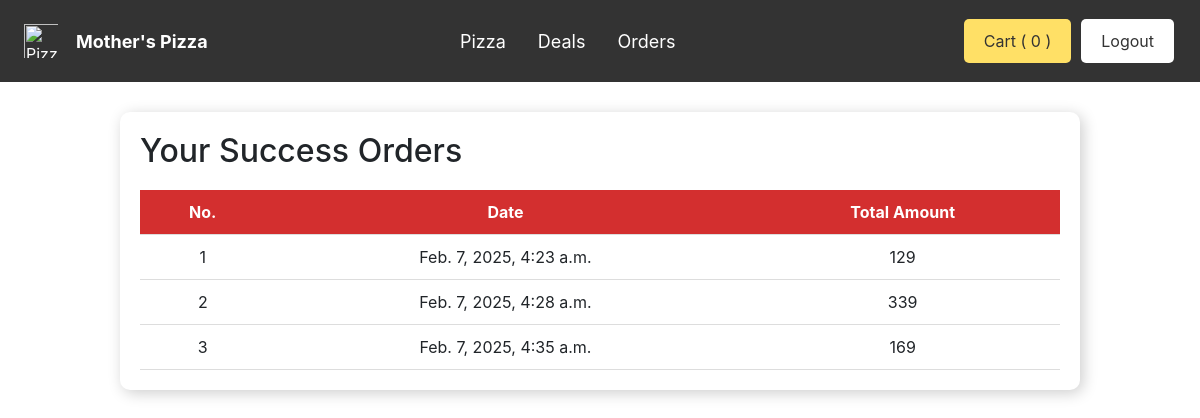
/orders/ (signed in), run on the app's committed database.
### products/models.py (models this page shows)
class BaseModel(models.Model):
    uid = models.UUIDField(default=uuid.uuid4,editable=False,primary_key=True)
    created_at = models.DateTimeField(auto_now_add=True)
    updated_at = models.DateTimeField(auto_now_add=True)
    class Meta:
        abstract = True

class Cart(BaseModel):
    user = models.ForeignKey(User,null=True,blank=True,on_delete=models.SET_NULL,related_name="carts")
    is_paid = models.BooleanField(default=False)
    def get_cart_total(self):
        return CartItems.objects.filter(cart=self).aggregate(Sum('pizza__price'))['pizza__price__sum']

### products/views.py (the view)
# urls.py: path('orders/', orders,name="orders"),
@login_required(login_url="/login/")
def orders(request):
    order = Cart.objects.filter(is_paid = True,user=request.user)
    context = {'page':'Orders','order':order}
    return render(request,'order.html',context)

### products/templates/order.html (shortened to what this page needs)
{% extends 'base.html' %} {% block start %}
<div class="cart-container">
  <h2>Your Success Orders</h2>
  <table>
    <tr>
      <th>No.</th>
      <th>Date</th>
      <th>Total Amount</th>
    </tr>
    {% for o in order %}
    <tr>
      <td>{{ forloop.counter }}</td>
      <td>{{o.created_at}}</td>
      <td>{{o.get_cart_total}}</td>
    </tr>
    {% endfor %}
  </table>
</div>
{% endblock %}

### products/templates/base.html (shortened to what this page needs)
<html>
    <head>
        <link rel="stylesheet" href="https://cdn.jsdelivr.net/npm/bootstrap@4.4.1/dist/css/bootstrap.min.css">
        <link rel="stylesheet" href="https://cdnjs.cloudflare.com/ajax/libs/font-awesome/6.7.2/css/all.min.css" />
    </head>
    <body>
        <nav class="navbar">
            <div class="logo">
              <img src="https://cdn-icons-png.flaticon.com/512/3595/3595455.png" class="p-2" alt="Pizza Logo">
              <span>Mother's Pizza</span>
            </div>
            <ul class="menu">
              <li><a style="font-size: 18px;" href="{% url 'home' %}">Pizza</a></li>
              <li><a style="font-size: 18px;" href="{% url 'deals' %}">Deals</a></li>
              <li><a style="font-size: 18px;" href="{% url 'orders' %}">Orders</a></li>
            </ul>
            <div class="buttons">
                {% if request.user.is_authenticated %}
                    <a href="{% url 'cart' %}" class="btn cart-btn">Cart ( {{ request.user.get_cart_count}} )</a>
                    <a href="{% url 'logout_page' %}" class="btn logout-btn">Logout</a>
                {% else %}
                    <a href="{% url 'login_page' %}" class="btn login-btn">Login</a>
                {% endif %}
              </div>
          </nav>
       {% block start %}
       {% endblock %}
    </body>
</html>

### products/templates/base.html (style rules this page uses)
.navbar { background-color: #333; color: #fff; padding: 1em; display: flex; justify-content: space-between; align-items: center; position: sticky; top: 0; z-index: 1000; }
.logo { display: flex; align-items: center; margin-right: 1em; }
.logo img { width: 50px; height: 50px; margin-right: 10px; }
.logo span { font-size: 18px; font-weight: bold; color: #fff; }
.menu { list-style: none; margin: 0; padding: 0; display: flex; }
.menu li { margin-right: 2em; }
.menu a { color: #fff; text-decoration: none; }
.buttons { display: flex; align-items: center; margin-left: 20px; }
.btn { background-color: #fff; color: #333; border: none; padding: 10px 20px; font-size: 16px; cursor: pointer; margin-right: 10px; border-radius: 5px; }
.cart-btn { background-color: #ffe066; }

### products/templates/order.html (style rules this page uses)
.cart-container { width: 80%; margin: 30px auto; background: white; padding: 20px; border-radius: 10px; box-shadow: 3px 3px 15px rgba(0, 0, 0, 0.2); }
table { width: 100%; border-collapse: collapse; margin-top: 20px; }
th, td { padding: 12px; text-align: center; border-bottom: 1px solid #ddd; }
th { background-color: #d32f2f; color: white; }

### data on the page
Cart: created_at "Feb. 7, 2025, 4:23 a.m.", get_cart_total "129"
Cart: created_at "Feb. 7, 2025, 4:28 a.m.", get_cart_total "339"
Cart: created_at "Feb. 7, 2025, 4:35 a.m.", get_cart_total "169"

### other printed values
{{ request.user.get_cart_count }} "0"
